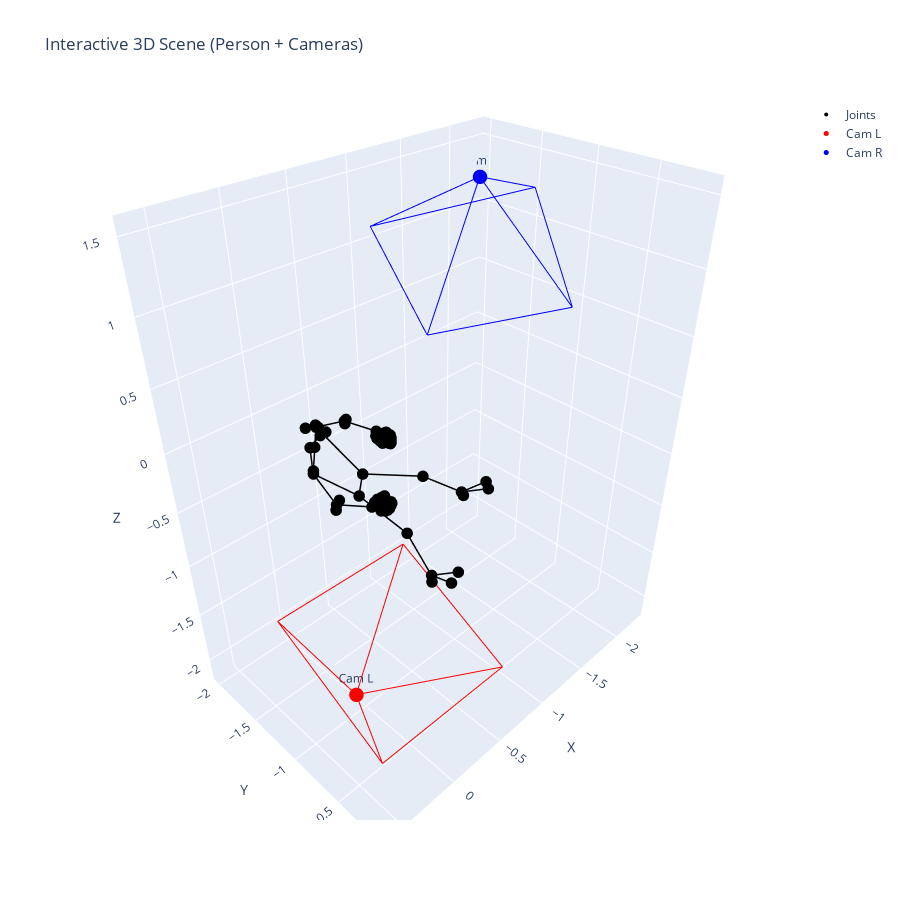

Here is the notebook cell this chart was saved with:
### Code cell
# kpts3d_left: (J,3)   左视角的 3D kpt（已经以骨盆对齐）
# pred_cam_t_left, pred_cam_t_right: (3,)
# s, R_RL, t_RL: 用 Umeyama 求出的 右→左 相似变换

# 世界系 = 左人系
s = 1.0
R_RL = R 
t_RL = t

C_L_world = left_outputs[0]['pred_cam_t']
C_R_person = right_outputs[0]['pred_cam_t']
print(f"sam 3d 给出的 C_L_person: {C_L_world}")
print(f"sam 3d 给出的 C_R_person: {C_R_person}")

C_L_world = C_L_world * np.array([-1, -1, -1])  # 关于原点镜像
C_R_person = C_R_person * np.array([-1, -1, -1])  # 关于 Y 轴镜像

C_R_world = s * (R_RL @ C_R_person) + t_RL

C_R_mirror = C_R_person.copy()
C_R_mirror[0] = -C_R_mirror[0]  # 关于
C_R_mirror[2] = -C_R_mirror[2]  # 关于 Z 轴镜像

print(f"镜像变换之后的 C_R_mirror: {C_R_mirror}")
print(f"刚体变换之后的 C_R_world: {C_R_world}")

kpts_world = A_aligned  # 直接把左视角的人当作世界里的骨架

plot_scene_interactive(kpts_world=raw_L_kpt_3d, C_L_world=C_L_world, C_R_world=C_R_world,
					   edges=visualizer.skeleton,fov_deg=60,
					   frustum_depth=1.0,
					   title="Interactive 3D Scene (Person + Cameras)")

### Figure 1 — Plotly figure (JSON) as saved in the notebook; plotly's stock layout.template omitted (floating-point values rounded to 4 significant figures)
{"data": [{"marker": {"color": "black", "size": 4}, "mode": "markers", "name": "Joints", "type": "scatter3d", "x": [-0.2549, -0.2344, -0.2306, -0.1364, -0.1264, -0.02081, -0.08739, -0.008808, -0.1456, 0.01317, -0.02559, -0.05359, -0.2238, 0.0757, -0.1886, -0.09767, -0.03719, 0.1157, -0.3672, -0.3388, -0.1566, -0.3788, -0.3667, -0.3475, -0.3356, -0.4078, -0.4135, -0.4154, -0.3949, -0.4009, -0.4103, -0.4177, -0.4044, -0.3977, -0.4071, -0.4147, -0.3996, -0.3904, -0.3978, -0.4018, -0.3907, -0.3368, -0.3305, -0.307, -0.2742, -0.2445, -0.3479, -0.3394, -0.3246, -0.2926, -0.3348, -0.3284, -0.3172, -0.2843, -0.3151, -0.3092, -0.2982, -0.2707, -0.295, -0.2862, -0.2762, -0.2567, -0.2139, 0.02007, -0.136, -0.04513, -0.1612, -0.04465, -0.1069, -0.0858], "y": [-1.562, -1.602, -1.61, -1.599, -1.617, -1.426, -1.437, -1.178, -1.203, -0.9026, -0.9011, -0.532, -0.5606, -0.1841, -0.2004, -0.1285, -0.1269, -0.1408, -0.149, -0.1446, -0.1552, -1.107, -1.117, -1.124, -1.121, -1.075, -1.088, -1.104, -1.123, -1.052, -1.065, -1.081, -1.108, -1.043, -1.054, -1.07, -1.092, -1.035, -1.042, -1.054, -1.076, -1.117, -1.055, -1.06, -1.065, -1.06, -1.008, -1.022, -1.039, -1.057, -0.9868, -0.9992, -1.016, -1.041, -0.9753, -0.9851, -1.001, -1.026, -0.9675, -0.9763, -0.9893, -1.011, -1.055, -1.149, -1.173, -1.191, -1.22, -1.457, -1.469, -1.473], "z": [-0.02265, -0.06218, 0.002896, -0.1158, 0.04236, -0.1935, 0.1515, -0.316, 0.2796, -0.07877, 0.07522, -0.2076, 0.1315, -0.2513, 0.223, -0.3018, -0.3506, -0.249, 0.1788, 0.2484, 0.2403, 0.04182, 0.06056, 0.08631, 0.1142, 0.04269, 0.05563, 0.07325, 0.09789, 0.05434, 0.06795, 0.08533, 0.1143, 0.06917, 0.08313, 0.1014, 0.1268, 0.09305, 0.1077, 0.1215, 0.1367, 0.1523, -0.3487, -0.3518, -0.3525, -0.3585, -0.3841, -0.3942, -0.4026, -0.3953, -0.3775, -0.393, -0.4085, -0.4122, -0.3786, -0.395, -0.4117, -0.4151, -0.3904, -0.4036, -0.4131, -0.4133, -0.3808, -0.3293, 0.3102, -0.3045, 0.2451, -0.196, 0.1445, -0.02665]}, {"line": {"color": "black", "width": 3}, "mode": "lines", "name": "bone", "showlegend": false, "type": "scatter3d", "x": [0.0757, -0.05359], "y": [-0.1841, -0.532], "z": [-0.2513, -0.2076]}, {"line": {"color": "black", "width": 3}, "mode": "lines", "name": "bone", "showlegend": false, "type": "scatter3d", "x": [-0.05359, 0.01317], "y": [-0.532, -0.9026], "z": [-0.2076, -0.07877]}, {"line": {"color": "black", "width": 3}, "mode": "lines", "name": "bone", "showlegend": false, "type": "scatter3d", "x": [-0.1886, -0.2238], "y": [-0.2004, -0.5606], "z": [0.223, 0.1315]}, {"line": {"color": "black", "width": 3}, "mode": "lines", "name": "bone", "showlegend": false, "type": "scatter3d", "x": [-0.2238, -0.02559], "y": [-0.5606, -0.9011], "z": [0.1315, 0.07522]}, {"line": {"color": "black", "width": 3}, "mode": "lines", "name": "bone", "showlegend": false, "type": "scatter3d", "x": [0.01317, -0.02559], "y": [-0.9026, -0.9011], "z": [-0.07877, 0.07522]}, {"line": {"color": "black", "width": 3}, "mode": "lines", "name": "bone", "showlegend": false, "type": "scatter3d", "x": [-0.02081, 0.01317], "y": [-1.426, -0.9026], "z": [-0.1935, -0.07877]}, {"line": {"color": "black", "width": 3}, "mode": "lines", "name": "bone", "showlegend": false, "type": "scatter3d", "x": [-0.08739, -0.02559], "y": [-1.437, -0.9011], "z": [0.1515, 0.07522]}, {"line": {"color": "black", "width": 3}, "mode": "lines", "name": "bone", "showlegend": false, "type": "scatter3d", "x": [-0.02081, -0.08739], "y": [-1.426, -1.437], "z": [-0.1935, 0.1515]}, {"line": {"color": "black", "width": 3}, "mode": "lines", "name": "bone", "showlegend": false, "type": "scatter3d", "x": [-0.02081, -0.008808], "y": [-1.426, -1.178], "z": [-0.1935, -0.316]}, {"line": {"color": "black", "width": 3}, "mode": "lines", "name": "bone", "showlegend": false, "type": "scatter3d", "x": [-0.08739, -0.1456], "y": [-1.437, -1.203], "z": [0.1515, 0.2796]}, {"line": {"color": "black", "width": 3}, "mode": "lines", "name": "bone", "showlegend": false, "type": "scatter3d", "x": [-0.008808, -0.2139], "y": [-1.178, -1.055], "z": [-0.316, -0.3808]}, {"line": {"color": "black", "width": 3}, "mode": "lines", "name": "bone", "showlegend": false, "type": "scatter3d", "x": [-0.1456, -0.3368], "y": [-1.203, -1.117], "z": [0.2796, 0.1523]}, {"line": {"color": "black", "width": 3}, "mode": "lines", "name": "bone", "showlegend": false, "type": "scatter3d", "x": [-0.2344, -0.2306], "y": [-1.602, -1.61], "z": [-0.06218, 0.002896]}, {"line": {"color": "black", "width": 3}, "mode": "lines", "name": "bone", "showlegend": false, "type": "scatter3d", "x": [-0.2549, -0.2344], "y": [-1.562, -1.602], "z": [-0.02265, -0.06218]}, {"line": {"color": "black", "width": 3}, "mode": "lines", "name": "bone", "showlegend": false, "type": "scatter3d", "x": [-0.2549, -0.2306], "y": [-1.562, -1.61], "z": [-0.02265, 0.002896]}, {"line": {"color": "black", "width": 3}, "mode": "lines", "name": "bone", "showlegend": false, "type": "scatter3d", "x": [-0.2344, -0.1364], "y": [-1.602, -1.599], "z": [-0.06218, -0.1158]}, {"line": {"color": "black", "width": 3}, "mode": "lines", "name": "bone", "showlegend": false, "type": "scatter3d", "x": [-0.2306, -0.1264], "y": [-1.61, -1.617], "z": [0.002896, 0.04236]}, {"line": {"color": "black", "width": 3}, "mode": "lines", "name": "bone", "showlegend": false, "type": "scatter3d", "x": [-0.1364, -0.02081], "y": [-1.599, -1.426], "z": [-0.1158, -0.1935]}, {"line": {"color": "black", "width": 3}, "mode": "lines", "name": "bone", "showlegend": false, "type": "scatter3d", "x": [-0.1264, -0.08739], "y": [-1.617, -1.437], "z": [0.04236, 0.1515]}, {"line": {"color": "black", "width": 3}, "mode": "lines", "name": "bone", "showlegend": false, "type": "scatter3d", "x": [0.0757, -0.09767], "y": [-0.1841, -0.1285], "z": [-0.2513, -0.3018]}, {"line": {"color": "black", "width": 3}, "mode": "lines", "name": "bone", "showlegend": false, "type": "scatter3d", "x": [0.0757, -0.03719], "y": [-0.1841, -0.1269], "z": [-0.2513, -0.3506]}, {"line": {"color": "black", "width": 3}, "mode": "lines", "name": "bone", "showlegend": false, "type": "scatter3d", "x": [0.0757, 0.1157], "y": [-0.1841, -0.1408], "z": [-0.2513, -0.249]}, {"line": {"color": "black", "width": 3}, "mode": "lines", "name": "bone", "showlegend": false, "type": "scatter3d", "x": [-0.1886, -0.3672], "y": [-0.2004, -0.149], "z": [0.223, 0.1788]}, {"line": {"color": "black", "width": 3}, "mode": "lines", "name": "bone", "showlegend": false, "type": "scatter3d", "x": [-0.1886, -0.3388], "y": [-0.2004, -0.1446], "z": [0.223, 0.2484]}, {"line": {"color": "black", "width": 3}, "mode": "lines", "name": "bone", "showlegend": false, "type": "scatter3d", "x": [-0.1886, -0.1566], "y": [-0.2004, -0.1552], "z": [0.223, 0.2403]}, {"line": {"color": "black", "width": 3}, "mode": "lines", "name": "bone", "showlegend": false, "type": "scatter3d", "x": [-0.2139, -0.2445], "y": [-1.055, -1.06], "z": [-0.3808, -0.3585]}, {"line": {"color": "black", "width": 3}, "mode": "lines", "name": "bone", "showlegend": false, "type": "scatter3d", "x": [-0.2445, -0.2742], "y": [-1.06, -1.065], "z": [-0.3585, -0.3525]}, {"line": {"color": "black", "width": 3}, "mode": "lines", "name": "bone", "showlegend": false, "type": "scatter3d", "x": [-0.2742, -0.307], "y": [-1.065, -1.06], "z": [-0.3525, -0.3518]}, {"line": {"color": "black", "width": 3}, "mode": "lines", "name": "bone", "showlegend": false, "type": "scatter3d", "x": [-0.307, -0.3305], "y": [-1.06, -1.055], "z": [-0.3518, -0.3487]}, {"line": {"color": "black", "width": 3}, "mode": "lines", "name": "bone", "showlegend": false, "type": "scatter3d", "x": [-0.2139, -0.2926], "y": [-1.055, -1.057], "z": [-0.3808, -0.3953]}, {"line": {"color": "black", "width": 3}, "mode": "lines", "name": "bone", "showlegend": false, "type": "scatter3d", "x": [-0.2926, -0.3246], "y": [-1.057, -1.039], "z": [-0.3953, -0.4026]}, {"line": {"color": "black", "width": 3}, "mode": "lines", "name": "bone", "showlegend": false, "type": "scatter3d", "x": [-0.3246, -0.3394], "y": [-1.039, -1.022], "z": [-0.4026, -0.3942]}, {"line": {"color": "black", "width": 3}, "mode": "lines", "name": "bone", "showlegend": false, "type": "scatter3d", "x": [-0.3394, -0.3479], "y": [-1.022, -1.008], "z": [-0.3942, -0.3841]}, {"line": {"color": "black", "width": 3}, "mode": "lines", "name": "bone", "showlegend": false, "type": "scatter3d", "x": [-0.2139, -0.2843], "y": [-1.055, -1.041], "z": [-0.3808, -0.4122]}, {"line": {"color": "black", "width": 3}, "mode": "lines", "name": "bone", "showlegend": false, "type": "scatter3d", "x": [-0.2843, -0.3172], "y": [-1.041, -1.016], "z": [-0.4122, -0.4085]}, {"line": {"color": "black", "width": 3}, "mode": "lines", "name": "bone", "showlegend": false, "type": "scatter3d", "x": [-0.3172, -0.3284], "y": [-1.016, -0.9992], "z": [-0.4085, -0.393]}, {"line": {"color": "black", "width": 3}, "mode": "lines", "name": "bone", "showlegend": false, "type": "scatter3d", "x": [-0.3284, -0.3348], "y": [-0.9992, -0.9868], "z": [-0.393, -0.3775]}, {"line": {"color": "black", "width": 3}, "mode": "lines", "name": "bone", "showlegend": false, "type": "scatter3d", "x": [-0.2139, -0.2707], "y": [-1.055, -1.026], "z": [-0.3808, -0.4151]}, {"line": {"color": "black", "width": 3}, "mode": "lines", "name": "bone", "showlegend": false, "type": "scatter3d", "x": [-0.2707, -0.2982], "y": [-1.026, -1.001], "z": [-0.4151, -0.4117]}, {"line": {"color": "black", "width": 3}, "mode": "lines", "name": "bone", "showlegend": false, "type": "scatter3d", "x": [-0.2982, -0.3092], "y": [-1.001, -0.9851], "z": [-0.4117, -0.395]}, {"line": {"color": "black", "width": 3}, "mode": "lines", "name": "bone", "showlegend": false, "type": "scatter3d", "x": [-0.3092, -0.3151], "y": [-0.9851, -0.9753], "z": [-0.395, -0.3786]}, {"line": {"color": "black", "width": 3}, "mode": "lines", "name": "bone", "showlegend": false, "type": "scatter3d", "x": [-0.2139, -0.2567], "y": [-1.055, -1.011], "z": [-0.3808, -0.4133]}, {"line": {"color": "black", "width": 3}, "mode": "lines", "name": "bone", "showlegend": false, "type": "scatter3d", "x": [-0.2567, -0.2762], "y": [-1.011, -0.9893], "z": [-0.4133, -0.4131]}, {"line": {"color": "black", "width": 3}, "mode": "lines", "name": "bone", "showlegend": false, "type": "scatter3d", "x": [-0.2762, -0.2862], "y": [-0.9893, -0.9763], "z": [-0.4131, -0.4036]}, {"line": {"color": "black", "width": 3}, "mode": "lines", "name": "bone", "showlegend": false, "type": "scatter3d", "x": [-0.2862, -0.295], "y": [-0.9763, -0.9675], "z": [-0.4036, -0.3904]}, {"line": {"color": "black", "width": 3}, "mode": "lines", "name": "bone", "showlegend": false, "type": "scatter3d", "x": [-0.3368, -0.3356], "y": [-1.117, -1.121], "z": [0.1523, 0.1142]}, {"line": {"color": "black", "width": 3}, "mode": "lines", "name": "bone", "showlegend": false, "type": "scatter3d", "x": [-0.3356, -0.3475], "y": [-1.121, -1.124], "z": [0.1142, 0.08631]}, {"line": {"color": "black", "width": 3}, "mode": "lines", "name": "bone", "showlegend": false, "type": "scatter3d", "x": [-0.3475, -0.3667], "y": [-1.124, -1.117], "z": [0.08631, 0.06056]}, {"line": {"color": "black", "width": 3}, "mode": "lines", "name": "bone", "showlegend": false, "type": "scatter3d", "x": [-0.3667, -0.3788], "y": [-1.117, -1.107], "z": [0.06056, 0.04182]}, {"line": {"color": "black", "width": 3}, "mode": "lines", "name": "bone", "showlegend": false, "type": "scatter3d", "x": [-0.3368, -0.3949], "y": [-1.117, -1.123], "z": [0.1523, 0.09789]}, {"line": {"color": "black", "width": 3}, "mode": "lines", "name": "bone", "showlegend": false, "type": "scatter3d", "x": [-0.3949, -0.4154], "y": [-1.123, -1.104], "z": [0.09789, 0.07325]}, {"line": {"color": "black", "width": 3}, "mode": "lines", "name": "bone", "showlegend": false, "type": "scatter3d", "x": [-0.4154, -0.4135], "y": [-1.104, -1.088], "z": [0.07325, 0.05563]}, {"line": {"color": "black", "width": 3}, "mode": "lines", "name": "bone", "showlegend": false, "type": "scatter3d", "x": [-0.4135, -0.4078], "y": [-1.088, -1.075], "z": [0.05563, 0.04269]}, {"line": {"color": "black", "width": 3}, "mode": "lines", "name": "bone", "showlegend": false, "type": "scatter3d", "x": [-0.3368, -0.4044], "y": [-1.117, -1.108], "z": [0.1523, 0.1143]}, {"line": {"color": "black", "width": 3}, "mode": "lines", "name": "bone", "showlegend": false, "type": "scatter3d", "x": [-0.4044, -0.4177], "y": [-1.108, -1.081], "z": [0.1143, 0.08533]}, {"line": {"color": "black", "width": 3}, "mode": "lines", "name": "bone", "showlegend": false, "type": "scatter3d", "x": [-0.4177, -0.4103], "y": [-1.081, -1.065], "z": [0.08533, 0.06795]}, {"line": {"color": "black", "width": 3}, "mode": "lines", "name": "bone", "showlegend": false, "type": "scatter3d", "x": [-0.4103, -0.4009], "y": [-1.065, -1.052], "z": [0.06795, 0.05434]}, {"line": {"color": "black", "width": 3}, "mode": "lines", "name": "bone", "showlegend": false, "type": "scatter3d", "x": [-0.3368, -0.3996], "y": [-1.117, -1.092], "z": [0.1523, 0.1268]}, {"line": {"color": "black", "width": 3}, "mode": "lines", "name": "bone", "showlegend": false, "type": "scatter3d", "x": [-0.3996, -0.4147], "y": [-1.092, -1.07], "z": [0.1268, 0.1014]}, {"line": {"color": "black", "width": 3}, "mode": "lines", "name": "bone", "showlegend": false, "type": "scatter3d", "x": [-0.4147, -0.4071], "y": [-1.07, -1.054], "z": [0.1014, 0.08313]}, {"line": {"color": "black", "width": 3}, "mode": "lines", "name": "bone", "showlegend": false, "type": "scatter3d", "x": [-0.4071, -0.3977], "y": [-1.054, -1.043], "z": [0.08313, 0.06917]}, {"line": {"color": "black", "width": 3}, "mode": "lines", "name": "bone", "showlegend": false, "type": "scatter3d", "x": [-0.3368, -0.3907], "y": [-1.117, -1.076], "z": [0.1523, 0.1367]}, {"line": {"color": "black", "width": 3}, "mode": "lines", "name": "bone", "showlegend": false, "type": "scatter3d", "x": [-0.3907, -0.4018], "y": [-1.076, -1.054], "z": [0.1367, 0.1215]}, {"line": {"color": "black", "width": 3}, "mode": "lines", "name": "bone", "showlegend": false, "type": "scatter3d", "x": [-0.4018, -0.3978], "y": [-1.054, -1.042], "z": [0.1215, 0.1077]}, {"line": {"color": "black", "width": 3}, "mode": "lines", "name": "bone", "showlegend": false, "type": "scatter3d", "x": [-0.3978, -0.3904], "y": [-1.042, -1.035], "z": [0.1077, 0.09305]}, {"line": {"color": "red"}, "mode": "lines", "showlegend": false, "type": "scatter3d", "x": [0.03982, -0.5494], "y": [-1.063, -0.09791], "z": [-2.112, -1.489]}, {"line": {"color": "red"}, "mode": "lines", "showlegend": false, "type": "scatter3d", "x": [0.03982, 0.6051], "y": [-1.063, -0.09791], "z": [-2.112, -1.467]}, {"line": {"color": "red"}, "mode": "lines", "showlegend": false, "type": "scatter3d", "x": [0.03982, 0.5953], "y": [-1.063, -1.129], "z": [-2.112, -0.9483]}, {"line": {"color": "red"}, "mode": "lines", "showlegend": false, "type": "scatter3d", "x": [0.03982, -0.5592], "y": [-1.063, -1.129], "z": [-2.112, -0.97]}, {"line": {"color": "red"}, "mode": "lines", "showlegend": false, "type": "scatter3d", "x": [-0.5494, 0.6051], "y": [-0.09791, -0.09791], "z": [-1.489, -1.467]}, {"line": {"color": "red"}, "mode": "lines", "showlegend": false, "type": "scatter3d", "x": [0.6051, 0.5953], "y": [-0.09791, -1.129], "z": [-1.467, -0.9483]}, {"line": {"color": "red"}, "mode": "lines", "showlegend": false, "type": "scatter3d", "x": [0.5953, -0.5592], "y": [-1.129, -1.129], "z": [-0.9483, -0.97]}, {"line": {"color": "red"}, "mode": "lines", "showlegend": false, "type": "scatter3d", "x": [-0.5592, -0.5494], "y": [-1.129, -0.09791], "z": [-0.97, -1.489]}, {"marker": {"color": "red", "size": 5}, "mode": "markers+text", "name": "Cam L", "text": ["Cam L"], "textposition": "top center", "type": "scatter3d", "x": [0.03982], "y": [-1.063], "z": [-2.112]}, {"line": {"color": "blue"}, "mode": "lines", "showlegend": false, "type": "scatter3d", "x": [-2.278, -1.627], "y": [-2.017, -0.9459], "z": [1.2, 1.51]}, {"line": {"color": "blue"}, "mode": "lines", "showlegend": false, "type": "scatter3d", "x": [-2.278, -2.166], "y": [-2.017, -0.9459], "z": [1.2, 0.4886]}, {"line": {"color": "blue"}, "mode": "lines", "showlegend": false, "type": "scatter3d", "x": [-2.278, -1.536], "y": [-2.017, -1.855], "z": [1.2, 0.1566]}, {"line": {"color": "blue"}, "mode": "lines", "showlegend": false, "type": "scatter3d", "x": [-2.278, -0.9973], "y": [-2.017, -1.855], "z": [1.2, 1.178]}, {"line": {"color": "blue"}, "mode": "lines", "showlegend": false, "type": "scatter3d", "x": [-1.627, -2.166], "y": [-0.9459, -0.9459], "z": [1.51, 0.4886]}, {"line": {"color": "blue"}, "mode": "lines", "showlegend": false, "type": "scatter3d", "x": [-2.166, -1.536], "y": [-0.9459, -1.855], "z": [0.4886, 0.1566]}, {"line": {"color": "blue"}, "mode": "lines", "showlegend": false, "type": "scatter3d", "x": [-1.536, -0.9973], "y": [-1.855, -1.855], "z": [0.1566, 1.178]}, {"line": {"color": "blue"}, "mode": "lines", "showlegend": false, "type": "scatter3d", "x": [-0.9973, -1.627], "y": [-1.855, -0.9459], "z": [1.178, 1.51]}, {"marker": {"color": "blue", "size": 5}, "mode": "markers+text", "name": "Cam R", "text": ["Cam R"], "textposition": "top center", "type": "scatter3d", "x": [-2.278], "y": [-2.017], "z": [1.2]}], "layout": {"height": 900, "scene": {"aspectmode": "data", "xaxis": {"title": {"text": "X"}}, "yaxis": {"title": {"text": "Y"}}, "zaxis": {"title": {"text": "Z"}}}, "title": {"text": "Interactive 3D Scene (Person + Cameras)"}, "width": 900}}
